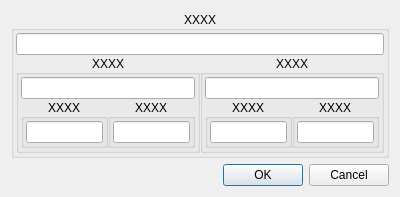
<?xml version="1.0" encoding="UTF-8"?>
<ui version="4.0">
 <class>DialogRegister32</class>
 <widget class="QDialog" name="DialogRegister32">
  <property name="geometry">
   <rect>
    <x>0</x>
    <y>0</y>
    <width>400</width>
    <height>192</height>
   </rect>
  </property>
  <property name="windowTitle">
   <string>Register</string>
  </property>
  <layout class="QVBoxLayout" name="verticalLayout">
   <item>
    <widget class="QGroupBox" name="groupBoxReg32">
     <property name="title">
      <string notr="true">XXXX</string>
     </property>
     <property name="alignment">
      <set>Qt::AlignCenter</set>
     </property>
     <layout class="QVBoxLayout" name="verticalLayout_2">
      <property name="spacing">
       <number>0</number>
      </property>
      <property name="leftMargin">
       <number>2</number>
      </property>
      <property name="topMargin">
       <number>2</number>
      </property>
      <property name="rightMargin">
       <number>2</number>
      </property>
      <property name="bottomMargin">
       <number>2</number>
      </property>
      <item>
       <widget class="XLineEditHEX" name="lineEditReg32"/>
      </item>
      <item>
       <layout class="QHBoxLayout" name="horizontalLayout_6">
        <property name="spacing">
         <number>0</number>
        </property>
        <item>
         <widget class="QGroupBox" name="groupBoxReg16_1">
          <property name="title">
           <string notr="true">XXXX</string>
          </property>
          <property name="alignment">
           <set>Qt::AlignCenter</set>
          </property>
          <layout class="QVBoxLayout" name="verticalLayout_4">
           <property name="spacing">
            <number>0</number>
           </property>
           <property name="leftMargin">
            <number>2</number>
           </property>
           <property name="topMargin">
            <number>2</number>
           </property>
           <property name="rightMargin">
            <number>2</number>
           </property>
           <property name="bottomMargin">
            <number>2</number>
           </property>
           <item>
            <widget class="XLineEditHEX" name="lineEditReg16_1"/>
           </item>
           <item>
            <layout class="QHBoxLayout" name="horizontalLayout">
             <property name="spacing">
              <number>0</number>
             </property>
             <item>
              <widget class="QGroupBox" name="groupBoxReg8_1">
               <property name="title">
                <string notr="true">XXXX</string>
               </property>
               <property name="alignment">
                <set>Qt::AlignCenter</set>
               </property>
               <layout class="QVBoxLayout" name="verticalLayout_8">
                <property name="spacing">
                 <number>0</number>
                </property>
                <property name="leftMargin">
                 <number>2</number>
                </property>
                <property name="topMargin">
                 <number>2</number>
                </property>
                <property name="rightMargin">
                 <number>2</number>
                </property>
                <property name="bottomMargin">
                 <number>2</number>
                </property>
                <item>
                 <widget class="XLineEditHEX" name="lineEditReg8_1"/>
                </item>
               </layout>
              </widget>
             </item>
             <item>
              <widget class="QGroupBox" name="groupBoxReg8_2">
               <property name="title">
                <string>XXXX</string>
               </property>
               <property name="alignment">
                <set>Qt::AlignCenter</set>
               </property>
               <layout class="QVBoxLayout" name="verticalLayout_9">
                <property name="spacing">
                 <number>0</number>
                </property>
                <property name="leftMargin">
                 <number>2</number>
                </property>
                <property name="topMargin">
                 <number>2</number>
                </property>
                <property name="rightMargin">
                 <number>2</number>
                </property>
                <property name="bottomMargin">
                 <number>2</number>
                </property>
                <item>
                 <widget class="XLineEditHEX" name="lineEditReg8_2"/>
                </item>
               </layout>
              </widget>
             </item>
            </layout>
           </item>
          </layout>
         </widget>
        </item>
        <item>
         <widget class="QGroupBox" name="groupBoxReg16_2">
          <property name="title">
           <string notr="true">XXXX</string>
          </property>
          <property name="alignment">
           <set>Qt::AlignCenter</set>
          </property>
          <layout class="QVBoxLayout" name="verticalLayout_5">
           <property name="spacing">
            <number>0</number>
           </property>
           <property name="leftMargin">
            <number>2</number>
           </property>
           <property name="topMargin">
            <number>2</number>
           </property>
           <property name="rightMargin">
            <number>2</number>
           </property>
           <property name="bottomMargin">
            <number>2</number>
           </property>
           <item>
            <widget class="XLineEditHEX" name="lineEditReg16_2"/>
           </item>
           <item>
            <layout class="QHBoxLayout" name="horizontalLayout_2">
             <property name="spacing">
              <number>0</number>
             </property>
             <item>
              <widget class="QGroupBox" name="groupBoxReg8_3">
               <property name="title">
                <string notr="true">XXXX</string>
               </property>
               <property name="alignment">
                <set>Qt::AlignCenter</set>
               </property>
               <layout class="QVBoxLayout" name="verticalLayout_10">
                <property name="spacing">
                 <number>0</number>
                </property>
                <property name="leftMargin">
                 <number>2</number>
                </property>
                <property name="topMargin">
                 <number>2</number>
                </property>
                <property name="rightMargin">
                 <number>2</number>
                </property>
                <property name="bottomMargin">
                 <number>2</number>
                </property>
                <item>
                 <widget class="XLineEditHEX" name="lineEditReg8_3"/>
                </item>
               </layout>
              </widget>
             </item>
             <item>
              <widget class="QGroupBox" name="groupBoxReg8_4">
               <property name="title">
                <string notr="true">XXXX</string>
               </property>
               <property name="alignment">
                <set>Qt::AlignCenter</set>
               </property>
               <layout class="QVBoxLayout" name="verticalLayout_11">
                <property name="spacing">
                 <number>0</number>
                </property>
                <property name="leftMargin">
                 <number>2</number>
                </property>
                <property name="topMargin">
                 <number>2</number>
                </property>
                <property name="rightMargin">
                 <number>2</number>
                </property>
                <property name="bottomMargin">
                 <number>2</number>
                </property>
                <item>
                 <widget class="XLineEditHEX" name="lineEditReg8_4"/>
                </item>
               </layout>
              </widget>
             </item>
            </layout>
           </item>
          </layout>
         </widget>
        </item>
       </layout>
      </item>
     </layout>
    </widget>
   </item>
   <item>
    <spacer name="verticalSpacer">
     <property name="orientation">
      <enum>Qt::Vertical</enum>
     </property>
     <property name="sizeHint" stdset="0">
      <size>
       <width>20</width>
       <height>40</height>
      </size>
     </property>
    </spacer>
   </item>
   <item>
    <layout class="QHBoxLayout" name="horizontalLayout_5">
     <item>
      <spacer name="horizontalSpacer">
       <property name="orientation">
        <enum>Qt::Horizontal</enum>
       </property>
       <property name="sizeHint" stdset="0">
        <size>
         <width>40</width>
         <height>20</height>
        </size>
       </property>
      </spacer>
     </item>
     <item>
      <widget class="QPushButton" name="pushButtonOK">
       <property name="text">
        <string>OK</string>
       </property>
      </widget>
     </item>
     <item>
      <widget class="QPushButton" name="pushButtonCancel">
       <property name="text">
        <string>Cancel</string>
       </property>
      </widget>
     </item>
    </layout>
   </item>
  </layout>
 </widget>
 <customwidgets>
  <customwidget>
   <class>XLineEditHEX</class>
   <extends>QLineEdit</extends>
   <header>xlineedithex.h</header>
  </customwidget>
 </customwidgets>
 <resources/>
 <connections/>
</ui>
